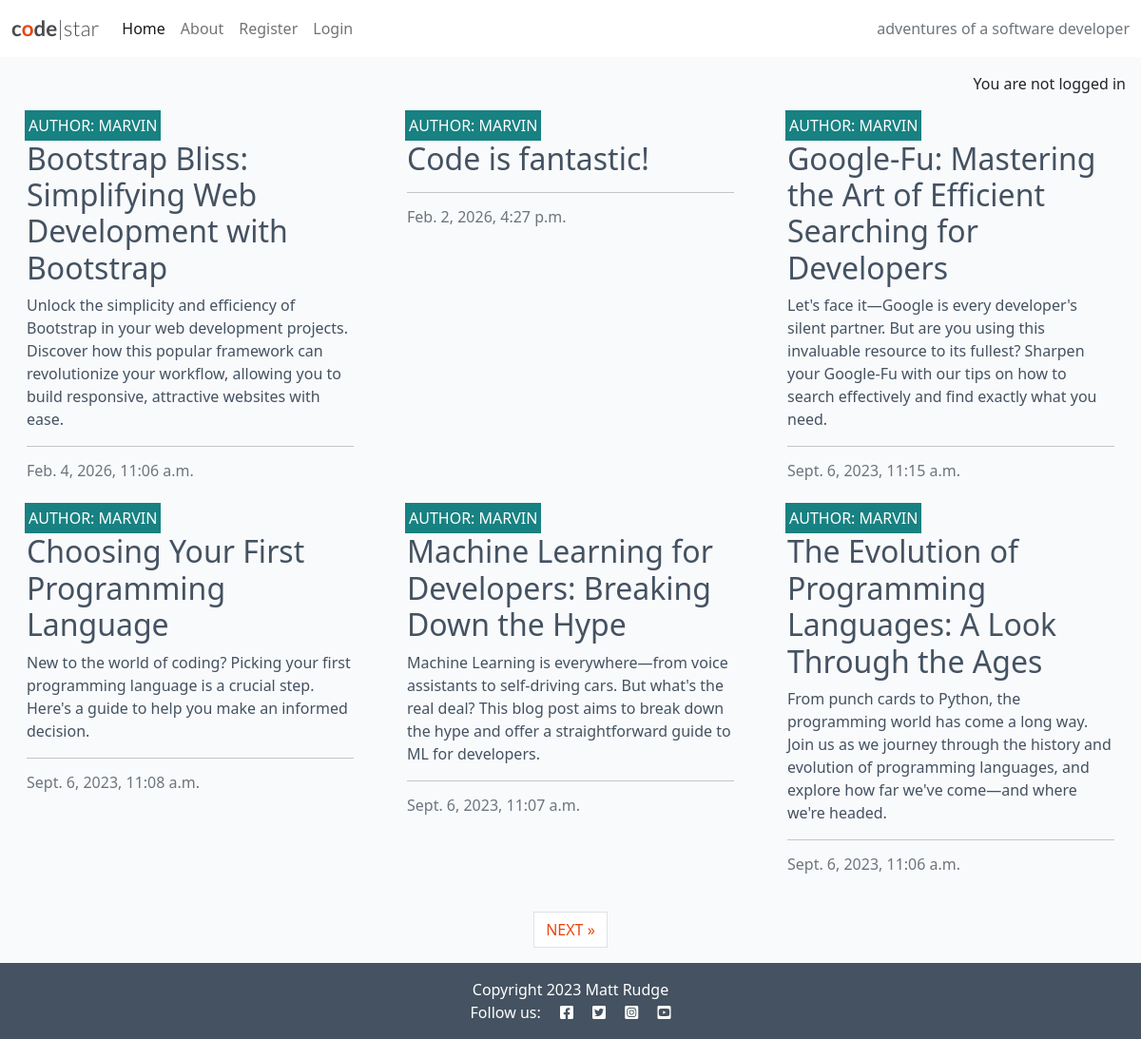
The page / on the database its author committed.
### blog/models.py (models this page shows, shortened)
class Post(models.Model):
    title = models.CharField(max_length=200, unique=True)
    slug = models.SlugField(max_length=200, unique=True)
    author = models.ForeignKey(
        User, on_delete=models.CASCADE, related_name="blog_posts"
)
    content = models.TextField()
    created_on = models.DateTimeField(auto_now_add=True)
    status = models.IntegerField(choices=STATUS, default=0)
    excerpt = models.TextField(blank=True)
    updated_on = models.DateTimeField(auto_now=True)
    class Meta:
        ordering = ["-created_on"]

### blog/views.py (the view)
# urls.py: path("", views.PostList.as_view(), name="home"),      # alias
class PostList(generic.ListView):
    queryset = Post.objects.filter(status=1)
    template_name = "blog/index.html"
    paginate_by = 6

### blog/templates/blog/index.html (shortened to what this page needs)
{% extends "base.html" %}
{% block content %}
<div class="container-fluid">
    <div class="row">
        <div class="col-12 mt-3 left">
            <div class="row">
                {% for post in post_list %}
                <div class="col-md-4">
                    <div class="card mb-4">
                        <div class="card-body">
                            <div class="image-container">
                                <div class="image-flash">
                                    <p class="author">Author: {{ post.author }}</p>
                                </div>
                            </div>
                            <a href="{% url 'post_detail' post.slug %}" class="post-link">
                                <h2 class="card-title">{{ post.title }}</h2>
                                <p class="card-text">{{ post.excerpt }}</p>
                            </a>
                            <hr />
                            <p class="card-text text-muted h6">{{ post.created_on }}
                            </p>
                        </div>
                    </div>
                </div>
                {% if forloop.counter|divisibleby:3 %}
            </div>
            <div class="row">
                {% endif %}
                {% endfor %}
            </div>
        </div>
    </div>
    {% if is_paginated %}
    <nav aria-label="Page navigation">
        <ul class="pagination justify-content-center">
            {% if page_obj.has_next %}
            <li><a href="?page={{ page_obj.next_page_number }}"
                  class="page-link"> NEXT &raquo;</a>
            </li>
            {% endif %}
        </ul>
    </nav>
    {% endif %}
</div>
{% endblock content %}
{% block copyright %}
    Copyright 2023 Matt Rudge
{% endblock copyright %}

### static/css/style.css (style rules this page uses)
body { background-color: #F9FAFC; }
.main-bg { background-color: #F9FAFC; }
.card { border: none; background-color: transparent; }
.image-container { position: relative; }
.image-flash { position: absolute; bottom: 5%; min-width: 30%; left: -2px; background-color: #188181; }
.author { color: white; margin: 4px; text-transform: uppercase; }
.post-link { text-decoration: none; color: #445261; }
.post-link:hover, .page-link { color: #E84610; }

### rows shown on the page
Post: author "MARVIN", title "Bootstrap Bliss: Simplifying Web Development with Bootstrap", excerpt "Unlock the simplicity and efficiency of Bootstrap in your web development projects. Discover how this popular framework can revolutionize your workflow, allowing you to build responsive, attractive websites with ease.", created_on "Feb. 4, 2026, 11:06 a.m."
Post: author "MARVIN", title "Code is fantastic!", created_on "Feb. 2, 2026, 4:27 p.m."
Post: author "MARVIN", title "Google-Fu: Mastering the Art of Efficient Searching for Developers", excerpt "Let's face it—Google is every developer's silent partner. But are you using this invaluable resource to its fullest? Sharpen your Google-Fu with our tips on how to search effectively and find exactly what you need.", created_on "Sept. 6, 2023, 11:15 a.m."
Post: author "MARVIN", title "Choosing Your First Programming Language", excerpt "New to the world of coding? Picking your first programming language is a crucial step. Here's a guide to help you make an informed decision.", created_on "Sept. 6, 2023, 11:08 a.m."
Post: author "MARVIN", title "Machine Learning for Developers: Breaking Down the Hype", excerpt "Machine Learning is everywhere—from voice assistants to self-driving cars. But what's the real deal? This blog post aims to break down the hype and offer a straightforward guide to ML for developers.", created_on "Sept. 6, 2023, 11:07 a.m."
Post: author "MARVIN", title "The Evolution of Programming Languages: A Look Through the Ages", excerpt "From punch cards to Python, the programming world has come a long way. Join us as we journey through the history and evolution of programming languages, and explore how far we've come—and where we're headed.", created_on "Sept. 6, 2023, 11:06 a.m."
